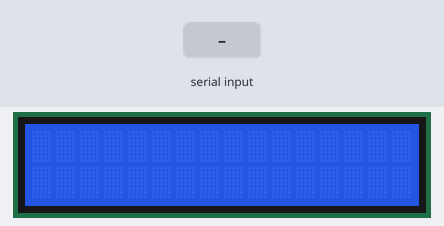
A sketch run on a simulated Arduino Uno, built with avr-gcc and run on an emulated ATmega328P. Shown: 16×2 character LCD. The inputs (shaded band) are chosen by the test bench.

Above: at 1.2 s.
1.3 s: "1" received over Serial
At 1.8 s:
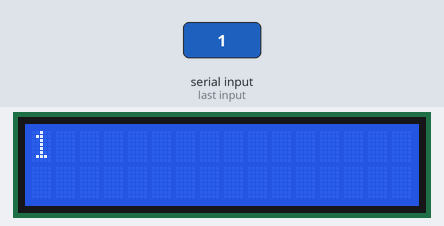
2.9 s: "0" received over Serial
At 4.2 s:
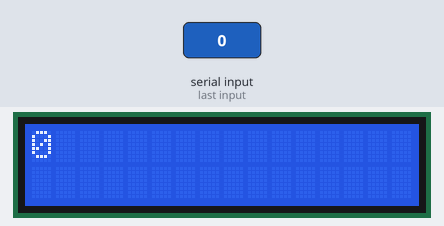
4.5 s: "2" received over Serial
At 5.4 s:
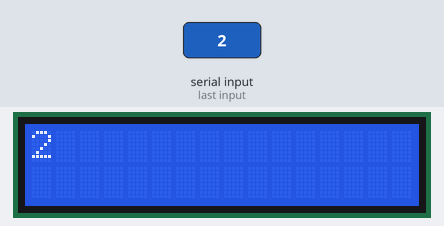
Timing chart, 0 to 7.5 s (numbered marks = the images above; inputs shaded):
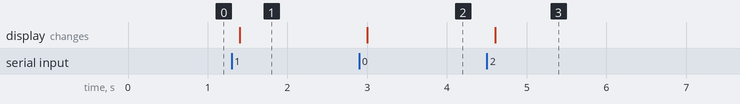

Measured:
- after the input at 1.3 s, the display: changes after 0.10 s (image 1)
- after the input at 2.9 s, the display: changes after 0.10 s (image 2)
- after the input at 4.5 s, the display: changes after 0.10 s (image 3)

The sketch:

lcd_with_serial.ino
```cpp
/**
 * The circuit:
 * LCD RS pin to digital pin 12
 * LCD Enable pin to digital pin 11
 * LCD D4 pin to digital pin 5
 * LCD D5 pin to digital pin 4
 * LCD D6 pin to digital pin 3
 * LCD D7 pin to digital pin 2
 * LCD R/W pin to ground
 * LCD VSS pin to ground
 * LCD VCC pin to 5V
 * 10K resistor:
 * ends to +5V and ground
 * wiper to LCD VO pin (pin 3)
 *
 * example added 9 Jul 2009
 * by Tom Igoe
 * modified 22 Nov 2010
 * by Tom Igoe
 */

// include the library code:
#include <LiquidCrystal.h>

// initialize the library with the numbers of the interface pins
LiquidCrystal lcd(12, 11, 5, 4, 3, 2);

void setup() {
  // set up the LCD's number of columns and rows:
  lcd.begin(16, 2);
  // initialize the serial communications:
  Serial.begin(9600);
}

void loop() {
  // when characters arrive over the serial port...
  if (Serial.available()) {
    // wait a bit for the entire message to arrive
    delay(100);
    // clear the screen
    lcd.clear();
    // read all the available characters
    while (Serial.available() > 0) {
      // display each character to the LCD
      lcd.write(Serial.read());
    }
  }
}
```
